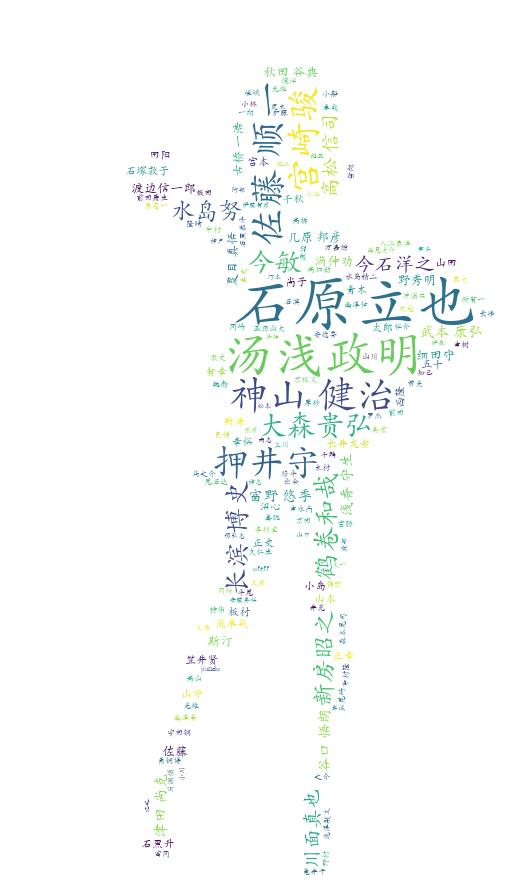

The script that drew this image:
# coding=utf-8
import jieba
import matplotlib.pyplot as plt
from wordcloud import WordCloud, STOPWORDS, ImageColorGenerator
summarys = []
with open('BGM_jiandu_v2.csv', mode='r', encoding='utf-8') as f:
    rows = f.readlines()[0:251]
    for row in rows:
        summary = row.split(',')
        if summarys != '':
            summarys.append(summary)

jieba.add_word('汤浅政明')
jieba.add_word('渡边信一郎')
jieba.add_word('水岛精二')
jieba.add_word('石原立也')
jieba.add_word('水岛努')
jieba.add_word('今石洋之')
jieba.add_word('新房昭之')
jieba.add_word('佐藤大')
jieba.add_word('鹤卷和哉')
jieba.add_word('川面真也')
jieba.add_word('宫本茂')


comment_after_split = jieba.cut(str(summarys))
words = " ".join(comment_after_split)  # 以空格进行拼接

stopwords = STOPWORDS.copy()


bg_image = plt.imread('mioseng.jpg')

wc = WordCloud(width=1920, height=1080, background_color='white', mask=bg_image,
               font_path='STKAITI.TTF', stopwords=stopwords, max_font_size=300, random_state=50)
wc.generate_from_text(words)
plt.imshow(wc)
plt.axis('off')  # 不显示坐标轴c
plt.show()
# 保存结果到本地

wc.to_file('director.jpg')
